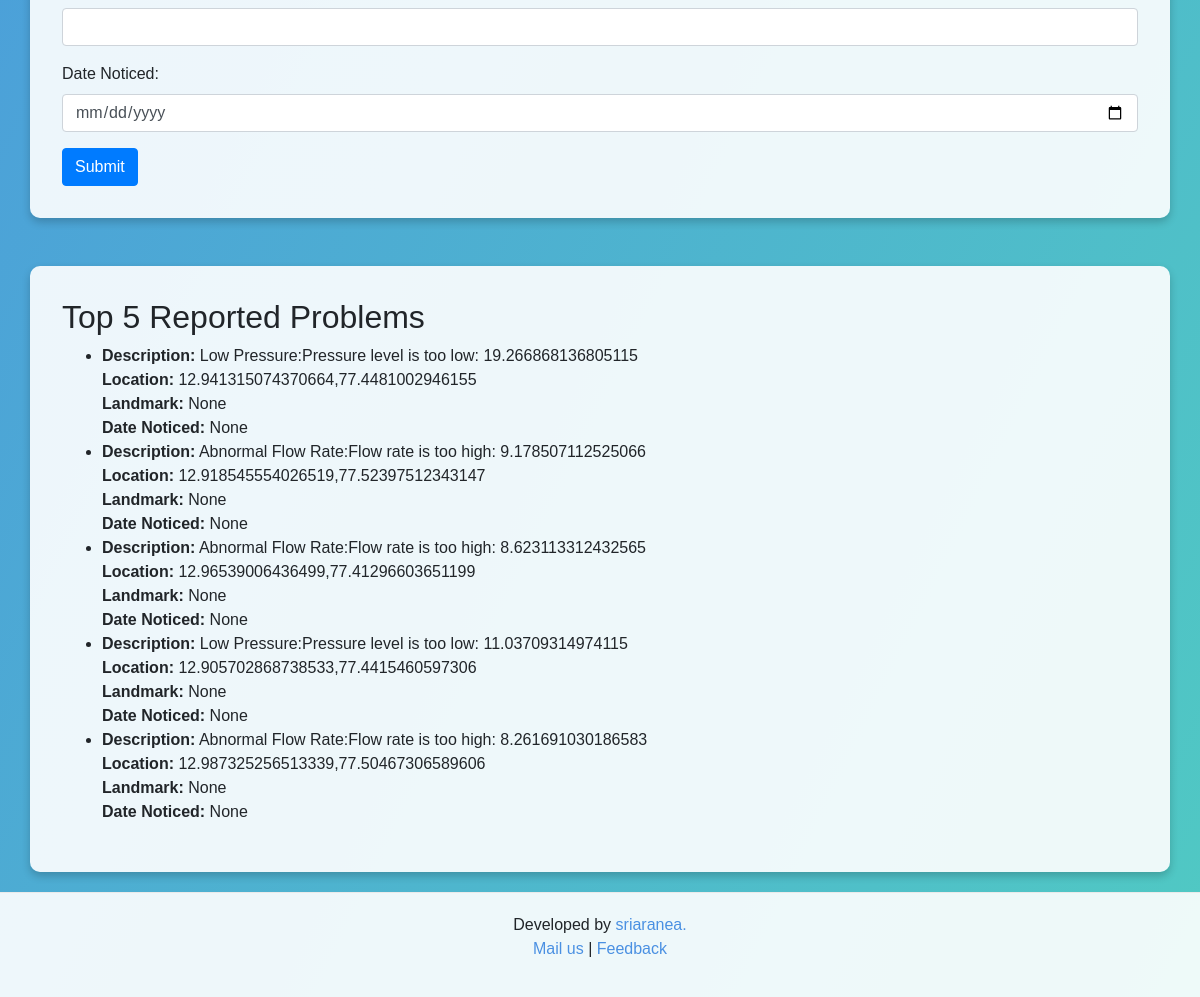
Before: / (lower part) with the older database file.
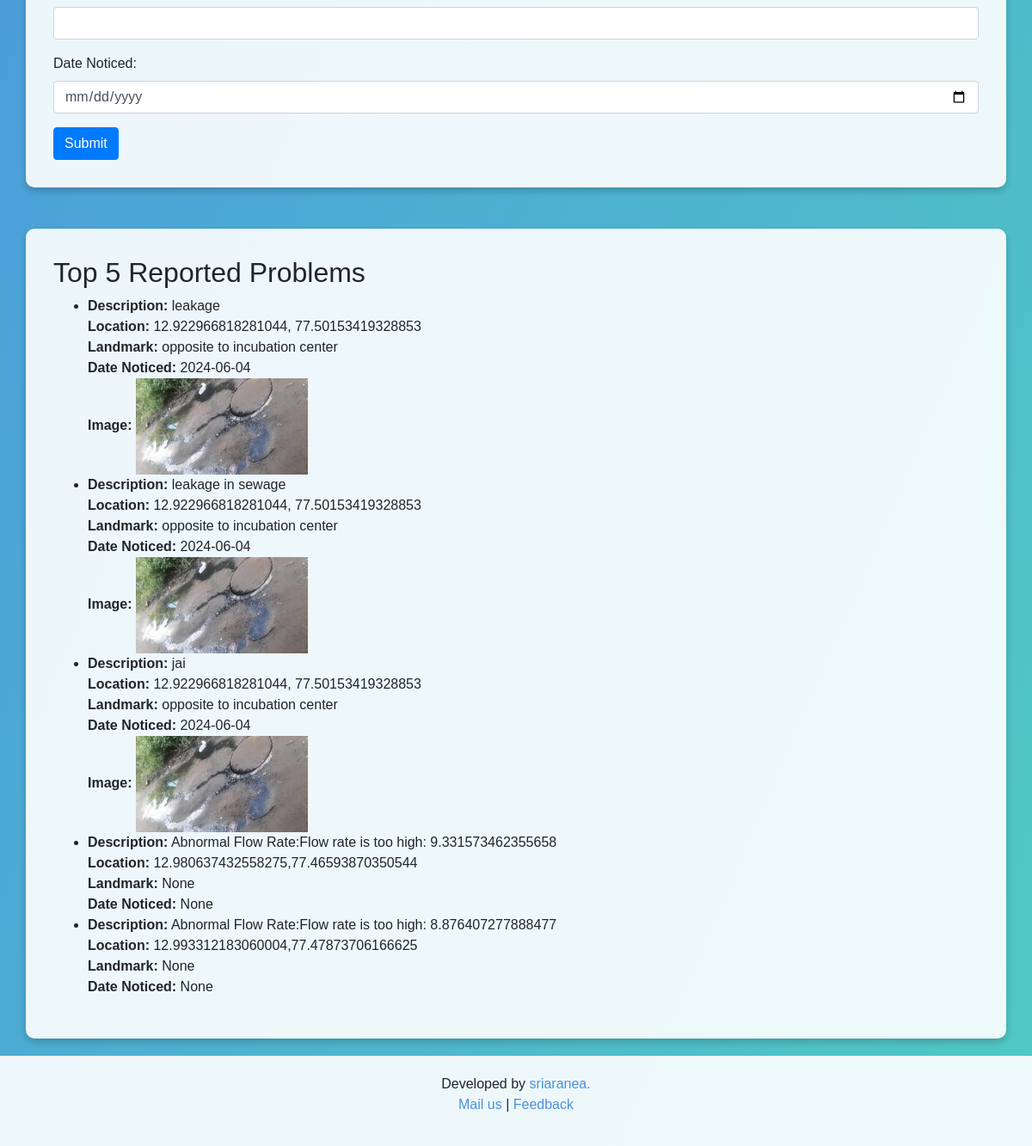
After: the same page with the newer database file.
### tables this page shows
CREATE TABLE reported_problems 
                 (id INTEGER PRIMARY KEY AUTOINCREMENT, location TEXT, landmark TEXT, 
                 location_description TEXT, issue_image TEXT, issue_description TEXT, 
                 email TEXT, date TEXT, lat REAL, lng REAL, assigned_to TEXT, status TEXT);

### app.py (the view)
@app.route('/')
def index():
    conn = sqlite3.connect('waruna.db')
    c = conn.cursor()
    c.execute("SELECT * FROM reported_problems ORDER BY id DESC LIMIT 5")
    top_problems = c.fetchall()
    conn.close()
    return render_template('index.html', top_problems=top_problems)

### templates/index.html (shortened to what this page needs)
<!DOCTYPE html>
<html lang="en">
<head>
    <link rel="stylesheet" href="https://stackpath.bootstrapcdn.com/bootstrap/4.3.1/css/bootstrap.min.css">
    <link rel="stylesheet" href="https://unpkg.com/leaflet@1.7.1/dist/leaflet.css" />
</head>
<body>
    <div class="container">
        <form action="/submit_issue" method="POST" enctype="multipart/form-data">
            <div class="form-group">
                <input type="email" class="form-control" id="email" name="email" required>
            </div>
            <div class="form-group">
                <label for="date">Date Noticed:</label>
                <input type="date" class="form-control" id="date" name="date" required>
            </div>
            <button type="submit" class="btn btn-primary">Submit</button>
        </form>
    </div>
    <div class="container mt-5">
        <h2>Top 5 Reported Problems</h2>
        <ul>
            {% for problem in top_problems %}
            <li>
                <strong>Description:</strong> {{ problem[5] }}<br>
                <strong>Location:</strong> {{ problem[1] }}<br>
                <strong>Landmark:</strong> {{ problem[2] }}<br>
                <strong>Date Noticed:</strong> {{ problem[7] }}
                {% if problem[4] %}
                <br><strong>Image:</strong> <img src="{{ url_for('static', filename='images/' ~ problem[4]) }}"
                    alt="Issue Image" style="max-width: 200px;">
                {% endif %}
            </li>
            {% endfor %}
        </ul>
    </div>
    <footer>
        <p>Developed by <a href="https://sriaranea.com/sriaranea/">sriaranea. <br></a> <a href="mailto:sriaranea@gmail.com">Mail us</a> | <a
                href="mailto:sriaranea@gmail.com">Feedback</a></p>
    </footer>
</body>
</html>

Changed rows visible on the page:
removed reported_problems: issue_description "Low Pressure:Pressure level is too low: 19.266868136805115", location "12.941315074370664,77.4481002946155", problem "None"
removed reported_problems: issue_description "Abnormal Flow Rate:Flow rate is too high: 9.178507112525066", location "12.918545554026519,77.52397512343147", problem "None"
removed reported_problems: issue_description "Abnormal Flow Rate:Flow rate is too high: 8.623113312432565", location "12.96539006436499,77.41296603651199", problem "None"
removed reported_problems: issue_description "Low Pressure:Pressure level is too low: 11.03709314974115", location "12.905702868738533,77.4415460597306", problem "None"
removed reported_problems: issue_description "Abnormal Flow Rate:Flow rate is too high: 8.261691030186583", location "12.987325256513339,77.50467306589606", problem "None"
now on this page (row edited): reported_problems: issue_description "leakage", location "12.922966818281044, 77.50153419328853", landmark "opposite to incubation center", date "2024-06-04", issue_image (picture)
now on this page (row edited): reported_problems: issue_description "leakage in sewage", location "12.922966818281044, 77.50153419328853", landmark "opposite to incubation center", date "2024-06-04", issue_image (picture)
now on this page (row edited): reported_problems: issue_description "jai", location "12.922966818281044, 77.50153419328853", landmark "opposite to incubation center", date "2024-06-04", issue_image (picture)
now on this page (row edited): reported_problems: issue_description "Abnormal Flow Rate:Flow rate is too high: 9.331573462355658", location "12.980637432558275,77.46593870350544", problem "None"
now on this page (row edited): reported_problems: issue_description "Abnormal Flow Rate:Flow rate is too high: 8.876407277888477", location "12.993312183060004,77.47873706166625", problem "None"
